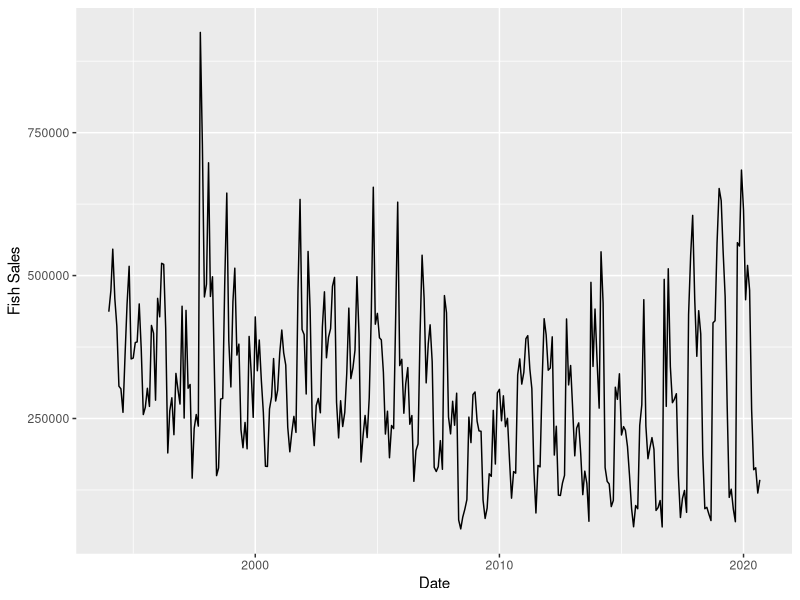
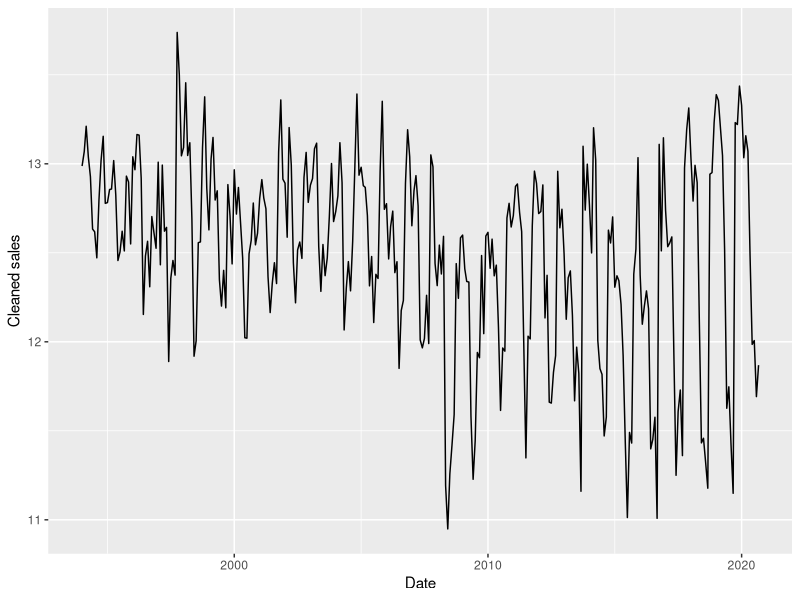
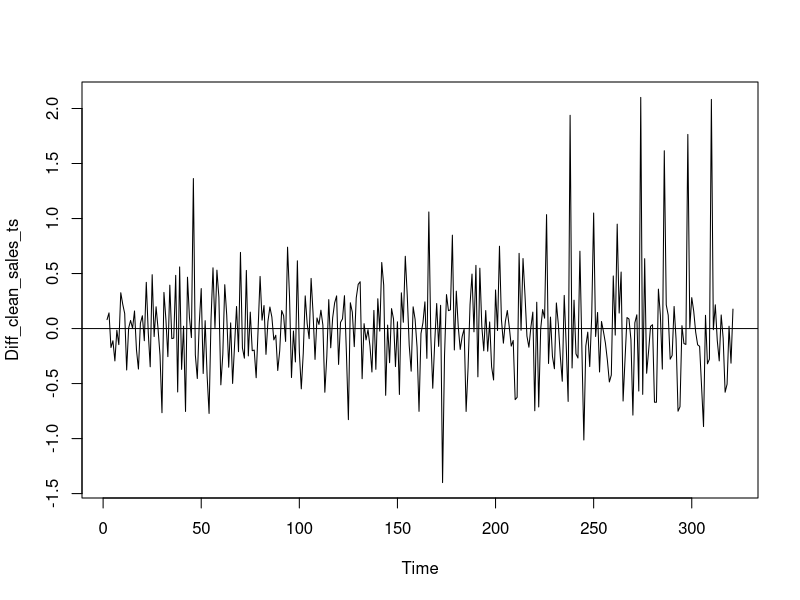
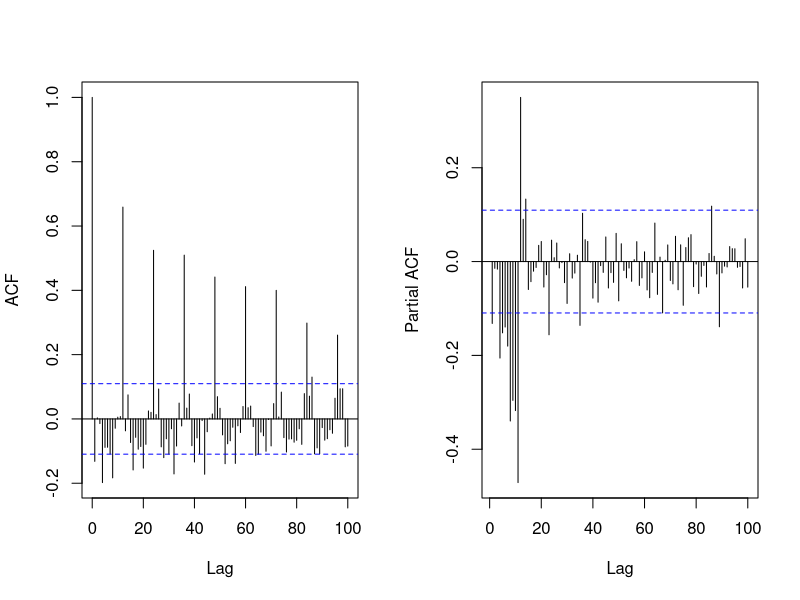
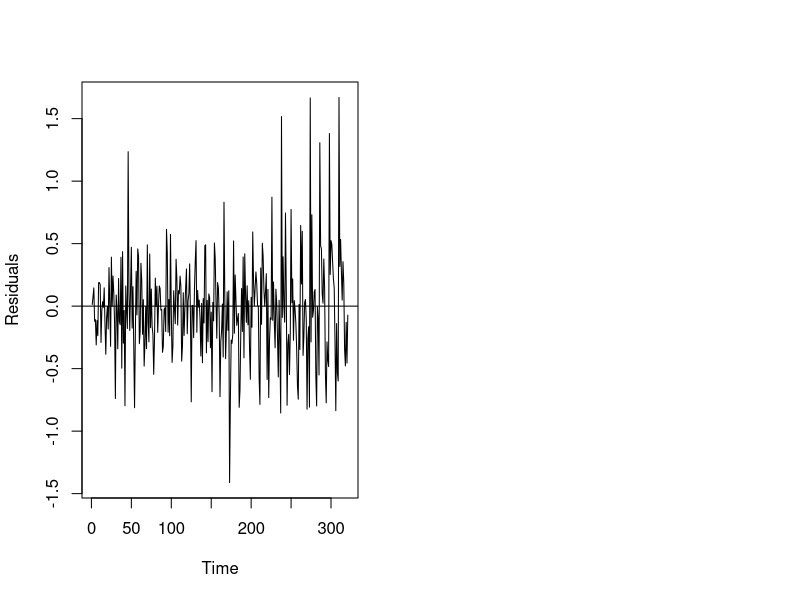
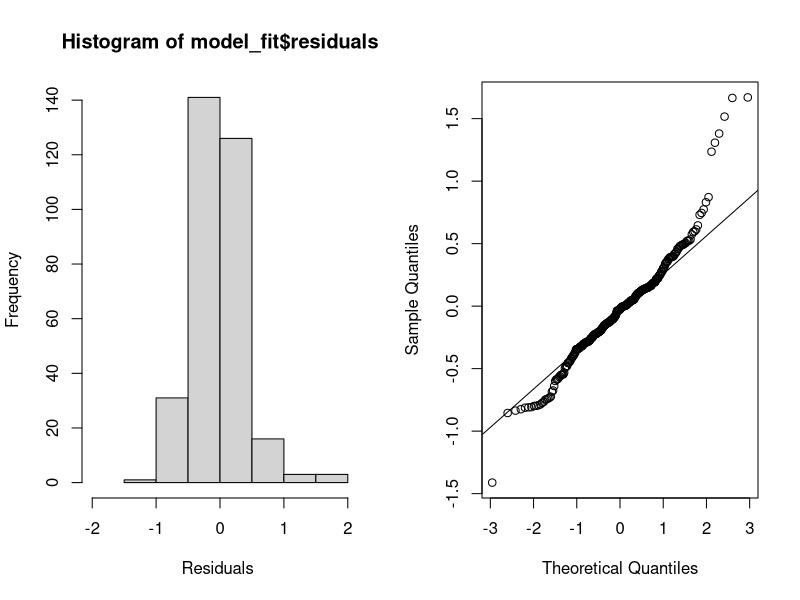
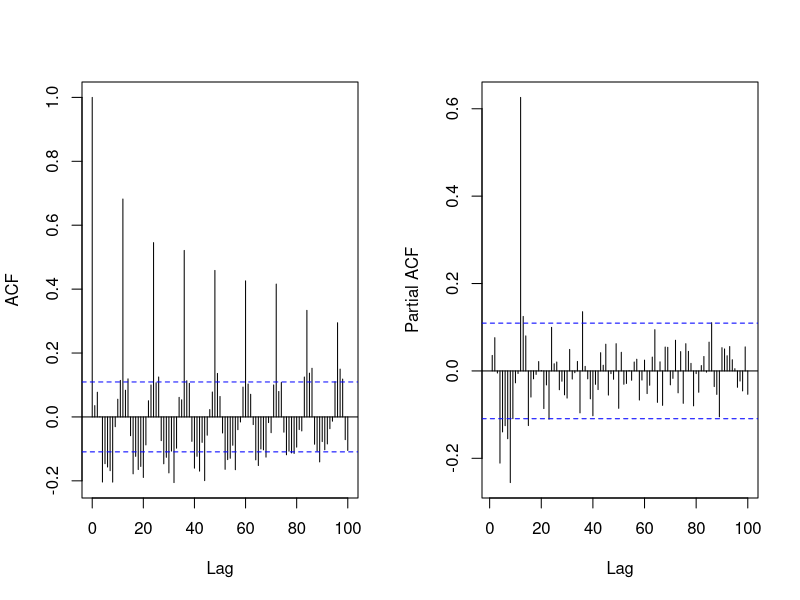
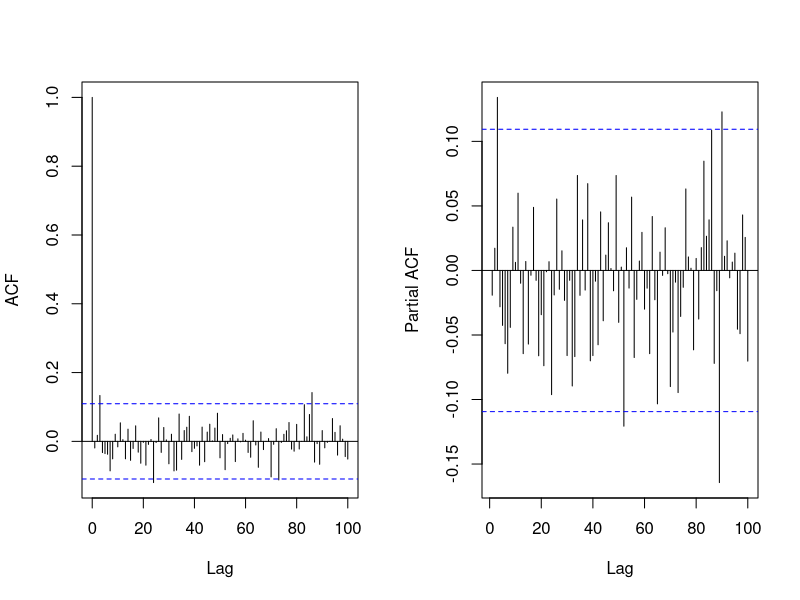

Recreate these plots in R, in order.
# install.packages("forecast")
# install.packages("tseries")

library("forecast")
library("tseries")
library('ggplot2')

          
# Load the dataset
          
Fish_data <- read.csv('Fish_dataset.csv',header=T)

# Convert the variable Date into the 'date' format
Fish_data$Date <- as.Date(Fish_data$start,format = "%d/%m/%Y")

# Plot the time series

library(ggplot2)

#this is a comment
#this is a branch

ggplot(Fish_data,aes(Date,sales))+geom_line()+scale_x_date('Date')+ylab("Fish Sales")+xlab("")

# Create a time series object to store the variable sales

sales_ts = ts(Fish_data[, c('sales')])
          
# Use the function tsclean() to identify and replace outliers. 
# We take the log of the time series

Fish_data$clean_sales_ts<-log(tsclean(sales_ts))
          ggplot()+
            geom_line(data=Fish_data,aes(x=Date,y=clean_sales_ts))+
            ylab('Cleaned sales')

# To apply an ARMA model, the dataset needs to be a stationary. The *diff()* function is used to differenciate once and the result is plotted

plot(diff(Fish_data$clean_sales_ts),ylab="Diff_clean_sales_ts")
          abline(a = 0 , b = 0)

            
# Stationary test on the differenciated database
          
adf.test(diff(Fish_data$clean_sales_ts), alternative = "stationary")
          
# ACF and PACF plots for the differenced series
          
par(mfrow=c(1,2))
acf(diff(Fish_data$clean_sales_ts), lag.max=100 , main="" )
pacf(diff(Fish_data$clean_sales_ts), lag.max=100 , main="")

# Positive picks are observed in the ACF at h=12: the differenced time series of the daily number of bikes seems to be periodic;
# We will look for the best model using the function <font color=green>*auto.arima()*</font>
            
model_fit<-auto.arima(Fish_data$clean_sales_ts,max.p=5,
                                max.q=5,max.P=5,max.Q=5,max.d=3,max.D=3,seasonal=TRUE)
model_fit

# Adequation tests of residuals
          
plot(model_fit$residuals, ylab = "Residuals")
          abline(a=0 , b=0)
          
          
# Adequation tests of residuals: normality
          
par(mfrow=c(1,2))
hist(model_fit$residuals , xlab= "Residuals " , xlim=c (-2,2))
qqnorm(model_fit$residuals, main="" )
qqline(model_fit$residuals)

          
# Adequation tests of residuals: white noise
par(mfrow=c(1,2))
acf(model_fit$residuals, lag.max=100 , main="" )
pacf(model_fit$residuals, lag.max=100 , main="")

# Change of P and Q
          
model_fit2<-arima(Fish_data$clean_sales_ts, order=c(1,1,1), 
                            seasonal= list(order=c(1,1,1),period=12))
model_fit2

# Adequation tests of residuals
          
par(mfrow=c(1,2))
acf(model_fit2$residuals, lag.max=100 , main="" )
pacf(model_fit2$residuals, lag.max=100 , main="")

# Adequation tests of residuals

par(mfrow=c(1,2))
hist(model_fit2$residuals , xlab= "Residuals " , xlim=c (-2,2))
qqnorm(model_fit2$residuals, main="" )
qqline(model_fit2$residuals)

          
# Adequation tests of residuals

jarque.bera.test(model_fit2$residuals)
      
# Forecasting: predict the next 30 days total rental bikes
          
model_fit2.predict <- forecast(model_fit2, h=30)

model_fit2.predict$mean

# Forecasting: predict the next 30 days total rental bikes
          
plot(model_fit2.predict)

          
          
          
          
          
          